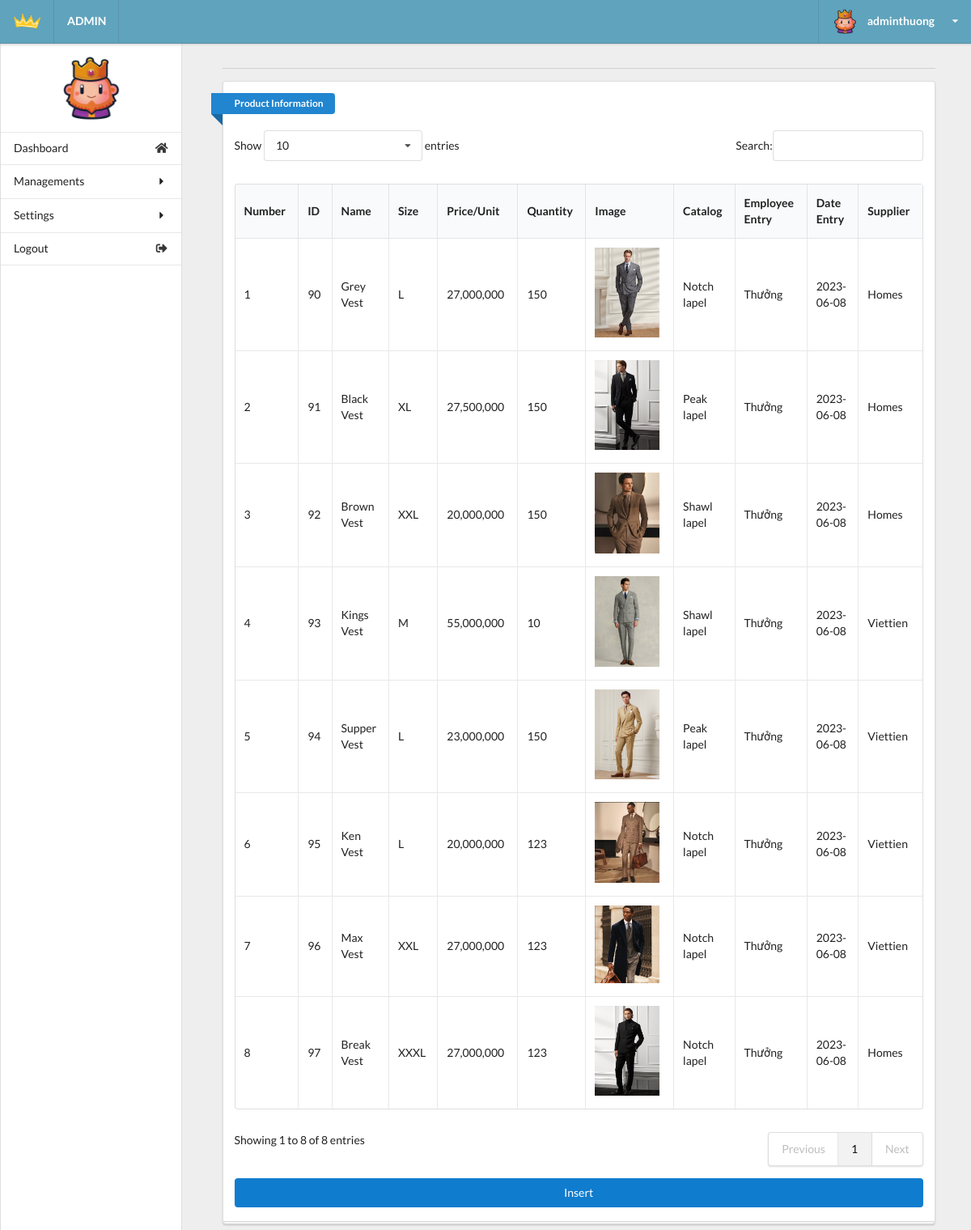
The page /admin/admin.php?act=product (signed in) on the database as committed earlier.
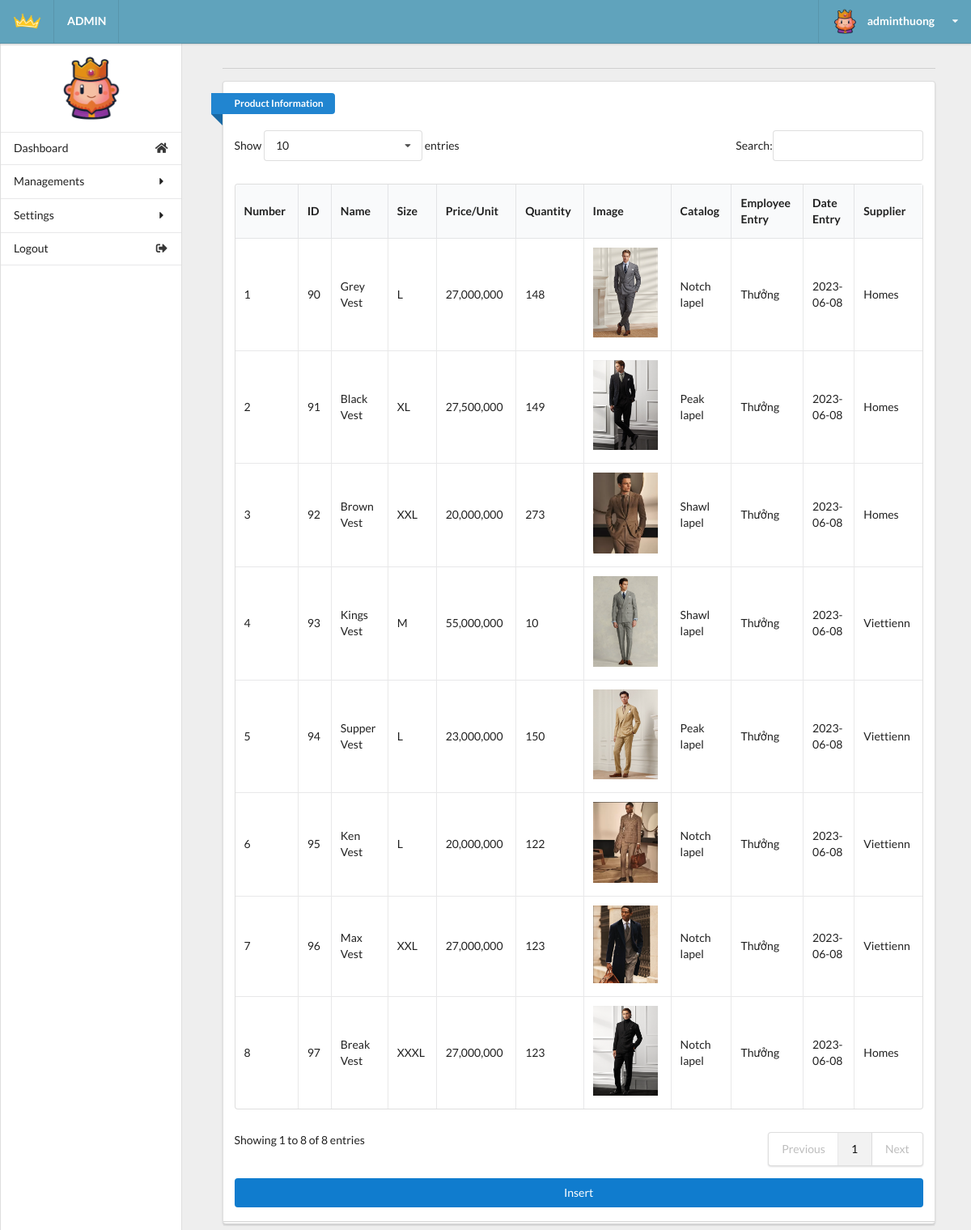
The same page on the database as committed later.
### tables this page shows
CREATE TABLE `tbl_product` (
  `id_product` int(6) NOT NULL,
  `product_name` varchar(255) NOT NULL,
  `quantity` int(11) NOT NULL DEFAULT 0,
  `product_img` varchar(50) NOT NULL,
  `product_prices` int(10) NOT NULL DEFAULT 0,
  `catalog_id` int(4) NOT NULL,
  `employee_entry` int(11) NOT NULL,
  `entry_date` date NOT NULL DEFAULT current_timestamp(),
  `sup_id` int(11) NOT NULL,
  `view` tinyint(4) NOT NULL DEFAULT 0,
  `special` tinyint(4) NOT NULL DEFAULT 0,
  `old_prices` int(11) NOT NULL DEFAULT 0,
  `description` varchar(255) NOT NULL,
  `size` varchar(5) NOT NULL DEFAULT 'L'
);

CREATE TABLE `tbl_catalog` (
  `id_catalog_k` int(4) NOT NULL,
  `catalog_name` varchar(50) NOT NULL,
  `prioritize` int(4) NOT NULL DEFAULT 0,
  `display_ctl` tinyint(1) NOT NULL DEFAULT 1
);

CREATE TABLE `tbl_user` (
  `id` int(11) NOT NULL,
  `name_us` varchar(50) DEFAULT NULL,
  `address_us` varchar(100) DEFAULT NULL,
  `email` varchar(50) NOT NULL,
  `user` varchar(20) NOT NULL,
  `password_us` varchar(20) NOT NULL,
  `role_us` tinyint(1) NOT NULL DEFAULT 0
);

CREATE TABLE `tbl_supplier` (
  `sup_id` int(11) NOT NULL,
  `sup_name` varchar(255) NOT NULL,
  `sup_address` varchar(255) NOT NULL,
  `sup_bank` int(11) NOT NULL,
  `sup_tax_code` int(11) NOT NULL
);

### model/productdb.php (called while the page is built, shortened)
<?php
function getall_product(){
    $conn=connectdb();
    $stmt = $conn->prepare("SELECT * FROM tbl_product");
    $stmt->execute();
    $kq=$stmt->fetchAll();
    return $kq;
}
?>

### model/catalogdb.php (called while the page is built, shortened)
<?php
function getall_catalog(){
  $conn=connectdb();
  $stmt = $conn->prepare("SELECT * FROM tbl_catalog");
  $stmt->execute();
  $kq=$stmt->fetchAll();
  return $kq;
}
?>

### model/userdb.php (called while the page is built, shortened)
<?php
function getall_user(){
    $conn=connectdb();
    $stmt = $conn->prepare("SELECT * FROM tbl_user");
    $stmt->execute();
    $kq=$stmt->fetchAll();
    return $kq;
}
?>

### model/supplierdb.php (called while the page is built, shortened)
<?php
function getall_supplier(){
    $conn=connectdb();
    $stmt = $conn->prepare("SELECT * FROM tbl_supplier");
    $stmt->execute();
    $kq=$stmt->fetchAll();
    return $kq;
}
?>

### admin/product.php (the view, shortened to what this page needs)
<div class="right floated thirteen wide computer sixteen wide phone column" id="content">
  <div class="ui container grid">
    <div class="row">
      <div class="fifteen wide computer sixteen wide phone centered column center-table">
        <div class="ui divider"></div>
        <div class="ui grid">
          <div class="sixteen wide computer sixteen wide phone centered column">
            <div class="ui stacked segment">
              <div class="ui blue ribbon icon label">Product Information</div>
              <br><br>
              <table id="example" class="ui celled table responsive nowrap unstackable" style="width:100%">
                <thead>
                  <tr>
                    <th>Number</th>
                    <th>ID</th>
                    <th>Name</th>
                    <th>Size</th>
                    <th>Price/Unit</th>
                    <th>Quantity</th>
                    <th>Image</th>
                    <th>Catalog</th>
                    <th>Employee Entry</th>
                    <th>Date Entry</th>
                    <th>Supplier</th>
                  </tr>
                </thead>
                <?php
                  if (isset($kq) && (count($kq) > 0)) {
                    $i = 1;
                    foreach ($kq as $product) {
                      $name = '';
                      foreach ($dmsp as $dm) {
                        if ($dm['id_catalog_k'] == $product['catalog_id']) {
                          $name = $dm['catalog_name'];
                          break;
                        }
                      }
                      $name_employee='';
                      foreach ($dmee as $us) {
                        if ($us['id'] == $product['employee_entry']) {
                          $name_employee = $us['name_us'];
                          break;
                        }
                      }
                      $name_supplier='';
                      foreach ($dmsup as $sup) {
                        if ($sup['sup_id'] == $product['sup_id']) {
                          $name_supplier = $sup['sup_name'];
                          break;
                        }
                      }
                      echo '
                        <tr>
                          <td>'.$i.'</td>
                          <td>'.$product['id_product'].'</td>
                          <td>'.$product['product_name'].'</td>
                          <td>'.$product['size'].'</td>
                          <td>'.number_format($product['product_prices']).'</td>
                          <td>'.$product['quantity'].'</td>
                          <td><img src="../uploads/'.$product['product_img'].'" width="80px"></td>
                          <td>'.$name.'</td>
                          <td>'.$name_employee.'</td>
                          <td>'.$product['entry_date'].'</td>
                          <td>'.$name_supplier.'</td>
                          <td>
                            <button  class="button-update"><a class="change-a" href="admin.php?act=updateform_product&id='.$product['id_product'].'">Update</a></button>
                            <button  class="button-delete"><a class="change-a" href="admin.php?act=del_product&id='.$product['id_product'].'">Delete</a></button>
                          </td>
                        </tr>';
                      $i++;
                    }
                  }
                ?>
              </table>
              <div>
                  <button  class="button-insert"><a class="change-a" href="admin.php?act=insert_product&id='1'">Insert</a></button>
              </div>
            </div>
          </div>
        </div>
      </div>
    </div>
  </div>
</div>
</div>
</body>
</html>

### admin/admin.php (shortened to what this page needs)
<?php
  if(isset($_SESSION['role'])&&$_SESSION['role']==1)
  {
        include("../model/productdb.php");
        include("../model/catalogdb.php");
        include("../model/userdb.php");
        include("../model/supplierdb.php");
        include("head.php");
      include("header.php");
      include("sidebar.php");
      if(isset($_GET['act']))
      {
        switch($_GET['act']){
          case 'product':
              $dmsp = getall_catalog();
              $dmee = getall_user();
              $dmsup = getall_supplier();
              $kq = getall_product();
              include("product.php");
              break;
        }
      }
    }
    else
    {
      header('location: login.php');
    }
?>

### admin/head.php (shortened to what this page needs)
<!DOCTYPE html>
<html lang="en">
<head>
  <link rel="stylesheet" href="vendors/fomantic-ui/semantic.min.css">
  <link rel="stylesheet" href="css/main.css">
  <link rel="stylesheet" href="vendors/chart.js/Chart.min.css">
</head>

### admin/header.php (shortened to what this page needs)
<body>
  <div class="ui grid">
    <div class="row">
      <div class="ui grid">
        <div class="computer only row">
          <div class="column">
            <div class="ui top fixed menu navcolor">
              <div class="item">
                <img src="images/logo.png" alt="SimpleIU">
              </div>
              <div class="left menu">
                <div class="nav item">
                  <strong class="navtext">ADMIN</strong>
                </div>
              </div>
              <div class="ui top pointing dropdown admindropdown link item right">
                <img class="imgrad" src="images/user.png" alt="">
                <span class="clear navtext"><strong><?php echo $_SESSION['name'];?></strong></span>
                <i class="dropdown icon navtext"></i>
              </div>
            </div>
          </div>
        </div>

### admin/sidebar.php (shortened to what this page needs)
<div class=" computer only row">
    <div class="left floated three wide computer column" id="computersidebar">
        <div class="ui vertical fluid menu scrollable" id="simplefluid">
            <div class="item">
                <img src="images/user.png" id="sidebar-image">
            </div>
            <a class="item" href="admin.php?act=statistic"><i class="home icon"></i> Dashboard</a>
            <div class=" ui accordion simpleaccordion item">
                <div class="title titleaccordion item"><i class="dropdown icon"></i>Managements
                </div>
            </div>
            <div class="ui accordion simpleaccordion item">
                <div class="title titleaccordion item"><i class="dropdown icon"></i> Settings</div>
            </div>
            <a href="admin.php?act=logout" class="item"><i class="sign out alternate icon"></i>
                Logout</a>
            <a class="item"></a>
        </div>
    </div>
</div>
</div>
</div>

### admin/css/main.css (style rules this page uses)
html, body { background-color: #eeeeee; height: 100%; width: 100%; margin: 0; padding: 0; }
.navcolor { background-color: #60a3bc !important; }
.navtext { color: #ffffff !important; }
.clear { margin: 0px 10px; }
.imgrad { border-radius: 50%; }
#sidebar-image { max-height: 90px; max-width: 90px; height: 90px; width: 90px; margin-left: auto; margin-right: auto; border-radius: 50%; }
#computersidebar { position: fixed; top: 1em; left: 0; padding: 0; bottom: 0; background-color: #FFF; }
.scrollable { overflow-y: auto; overflow-x: hidden; }
#simplefluid { height: 100%; border-bottom: 0 none !important; box-shadow: none; }
#content { top: 1em; }
.simpleaccordion { padding: unset !important; }
.titleaccordion { padding: 14px 16px !important; }
.button-insert { background-color: #107cce; border: none; color: white; width: 100%; margin-top: 15px; padding: 10px 40px; text-align: center; text-decoration: none; display: inline-block; border-radius: 4px; }
.change-a { color: white; width: 100%; }

Rows that differ between the two databases and show on the page:
changed tbl_product "Grey Vest": quantity "150" → "148"
changed tbl_product "Black Vest": quantity "150" → "149"
changed tbl_product "Brown Vest": quantity "150" → "273"
changed through a linked row, tbl_product "Kings Vest": sup.sup_name "Viettien" → "Viettienn"
changed through a linked row, tbl_product "Supper Vest": sup.sup_name "Viettien" → "Viettienn"
changed tbl_product "Ken Vest": quantity "123" → "122"; sup.sup_name "Viettien" → "Viettienn"
changed through a linked row, tbl_product "Max Vest": sup.sup_name "Viettien" → "Viettienn"
